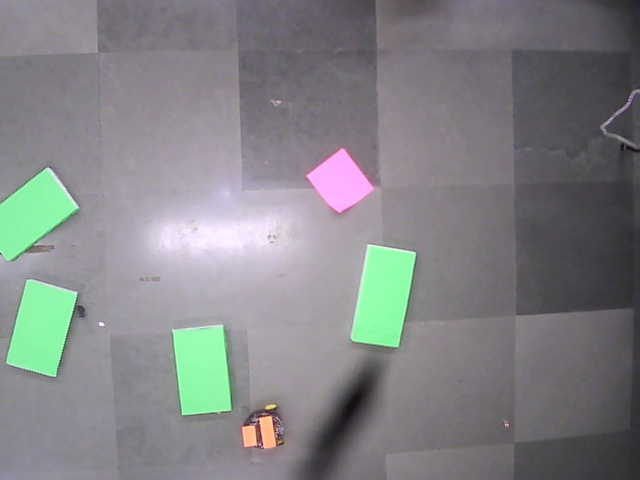
#> input picture Research/photos/fifth.jpeg, 640 x 480 px, given in place of the camera
$ python object_detect.py   (Python 2 division)
#> lines starting #> are read from the running program, lines starting #| are printed output that depends on the picture; after the words box and inside, x2 and y2 are one past the last pixel; in counts of white or black regions, pixels touching at a corner belong together
import numpy as np
import cv2

# Initialize camera

############################################

def nothing(x):
    pass
# Creating a window for later use
cap=cv2.VideoCapture(1)

cv2.namedWindow('Hsv_Color')

# Starting with 100's to prevent error while masking
Lh,Ls,Lv = [0,0,0]
Uh,Us,Uv = [120,120,120]
# Creating track bar
cv2.createTrackbar('Lh', 'Hsv_Color',Lh,179,nothing)
cv2.createTrackbar('Ls', 'Hsv_Color',Ls,255,nothing)
cv2.createTrackbar('Lv', 'Hsv_Color',Lv,255,nothing)
cv2.createTrackbar('Uh', 'Hsv_Color',Uh,179,nothing)
cv2.createTrackbar('Us', 'Hsv_Color',Us,255,nothing)
cv2.createTrackbar('Uv', 'Hsv_Color',Uv,255,nothing)

while(1):
    ## Read the image
    #img = cv2.imread('output_image.jpg')
    ret,img=cap.read()
#> img is the input picture: shape (480, 640, 3); mean B, G, R 133.1, 131.2, 130.1
    hsv = cv2.cvtColor(img,cv2.COLOR_BGR2HSV)
#> hsv: shape (480, 640, 3); mean H, S, V 129.2, 20.1, 138.5
    #cv2.imshow('hsv',hsv)

    # get info from track bar and appy to result
    Lh = cv2.getTrackbarPos('Lh','Hsv_Color')
    Ls = cv2.getTrackbarPos('Ls','Hsv_Color')
    Lv = cv2.getTrackbarPos('Lv','Hsv_Color')
    Uh = cv2.getTrackbarPos('Uh','Hsv_Color')
    Us = cv2.getTrackbarPos('Us','Hsv_Color')
    Uv = cv2.getTrackbarPos('Uv','Hsv_Color')
    # Normal masking algorithm
    lower = np.array([Lh,Ls,Lv])
    upper = np.array([Uh,Us,Uv])

    mask = cv2.inRange(hsv,lower, upper)
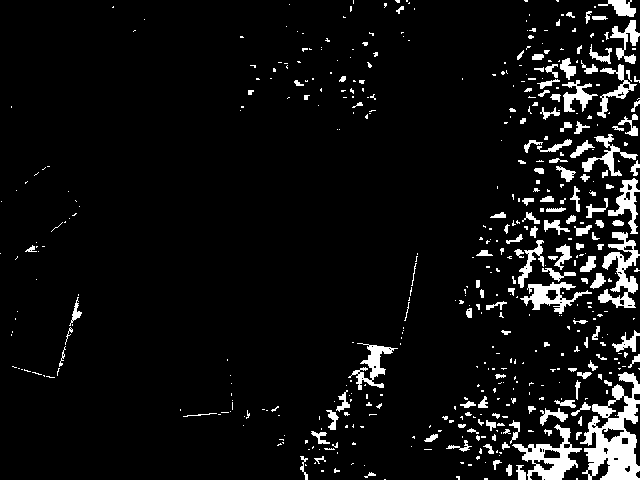
#> mask: shape (480, 640); 6.8% white; 495 white regions (354 under 20 px), largest, box (x1, y1, x2, y2) and area: (580, 372, 640, 480) 3243, (512, 424, 582, 480) 1384, (598, 232, 640, 308) 1297
    cv2.imshow('mask',mask)
    res = cv2.bitwise_and(img, img, mask= mask)
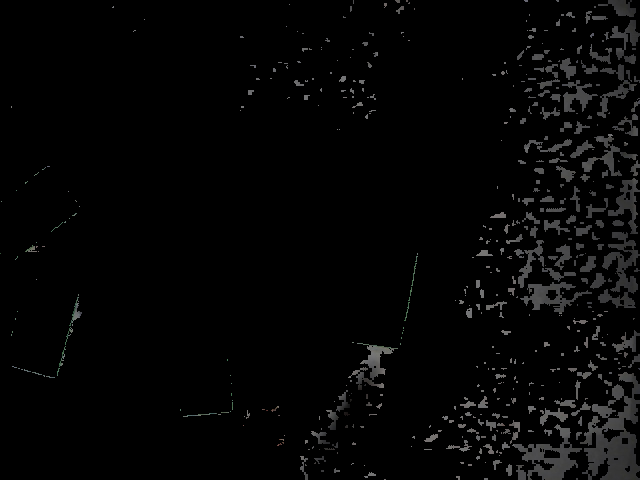
#> res: shape (480, 640, 3); mean B, G, R 5.3, 5.3, 5.3
    #cv2.imshow('res',res)
    kernel = np.ones((70,50),np.uint8)
    closing = cv2.morphologyEx(mask, cv2.MORPH_CLOSE, kernel)
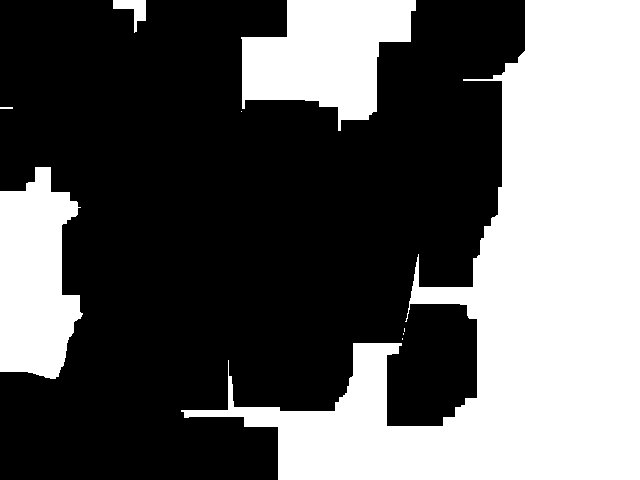
#> closing: shape (480, 640); 38.4% white; 9 white regions (4 under 20 px), largest, box (x1, y1, x2, y2) and area: (181, 0, 640, 480) 90085, (241, 0, 416, 131) 14283, (0, 167, 83, 379) 12964, (113, 0, 146, 33) 475, (0, 107, 13, 109) 26
    erosion = cv2.erode(mask,kernel,iterations = 1)
#> erosion: shape (480, 640); every value is 0
    dilation = cv2.dilate(erosion,kernel,iterations = 1)
    cv2.imshow('image1',closing)
    #cv2.imwrite('threshA.jpg',dilation)


    if cv2.waitKey(100)==27:
#> (key Esc is pressed here)
        break

#> (the run stopped early here; a loop or call above may not have finished)

$ run again, on Research/photos/pic_1.jpeg
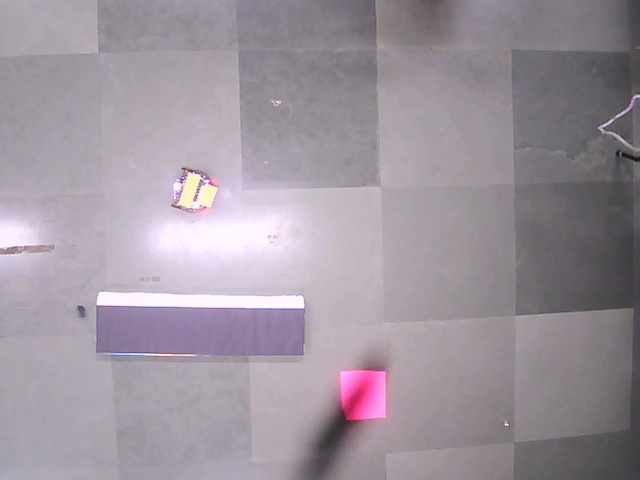
#> input picture Research/photos/pic_1.jpeg, 640 x 480 px, given in place of the camera
#> img is the input picture: shape (480, 640, 3); mean B, G, R 158.1, 148.6, 158
#> hsv: shape (480, 640, 3); mean H, S, V 145.8, 17.9, 160.2
#> `mask = cv2.inRange(hsv,lower, upper)`:
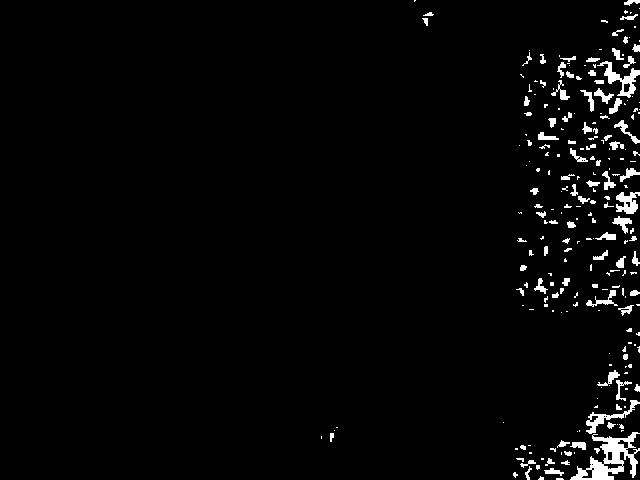
#> mask: shape (480, 640); 2.7% white; 234 white regions (142 under 20 px), largest, box (x1, y1, x2, y2) and area: (570, 432, 640, 480) 1345, (597, 61, 640, 98) 485, (586, 400, 640, 434) 378
#> `closing = cv2.morphologyEx(mask, cv2.MORPH_CLOSE, kernel)`:
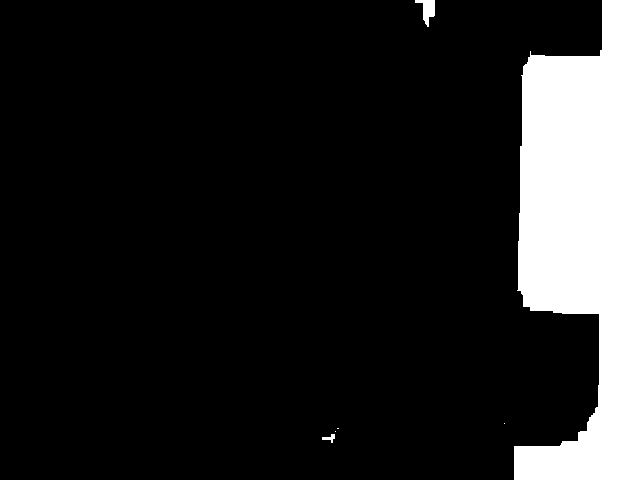
#> closing: shape (480, 640); 14.2% white; 6 white regions (3 under 20 px), largest, box (x1, y1, x2, y2) and area: (514, 0, 640, 480) 43143, (415, 0, 435, 27) 269, (322, 434, 335, 443) 55
#> erosion: shape (480, 640); every value is 0
